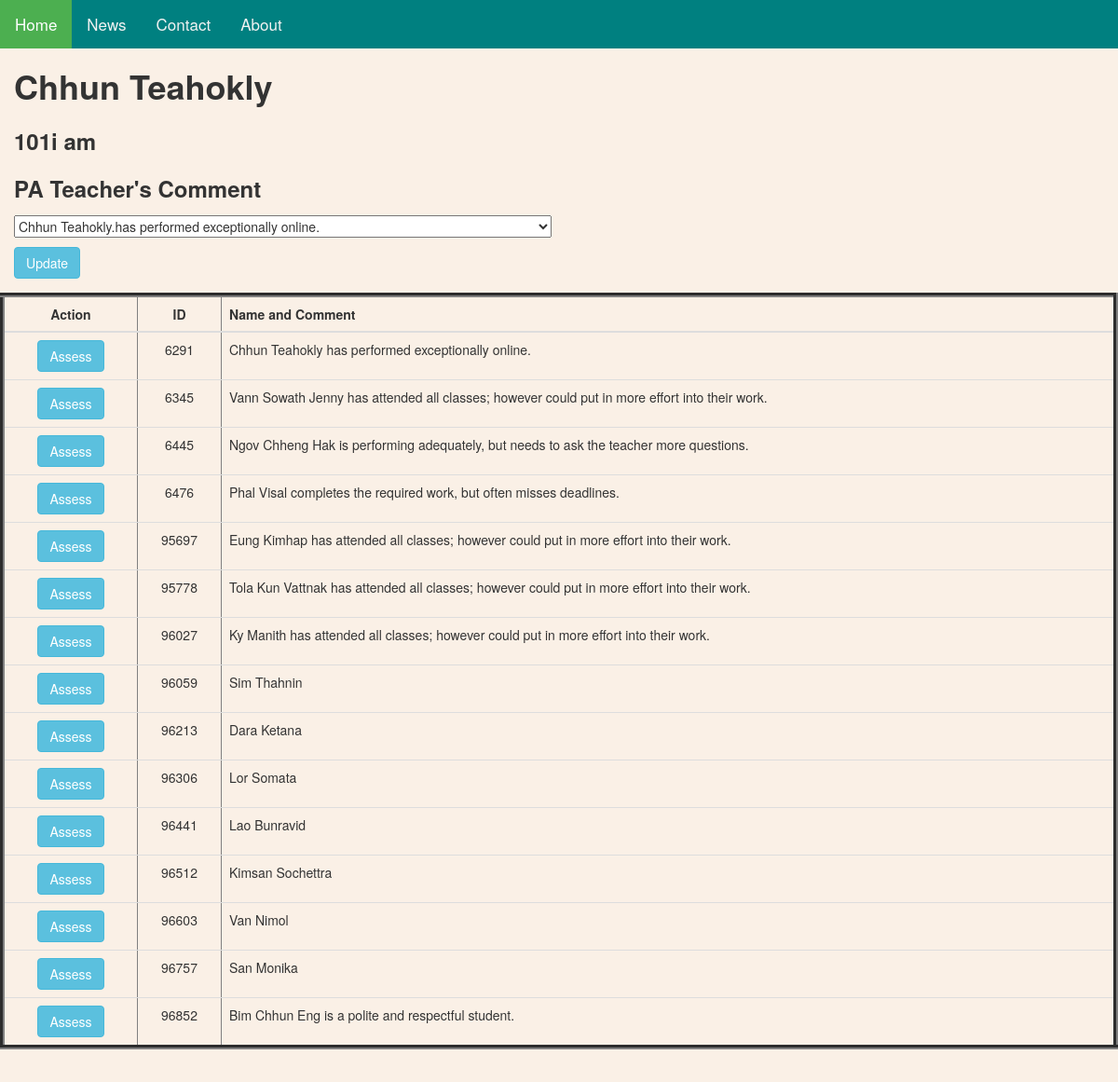
The app's page /index.php?edit=280 with its own data.
### tables this page shows
CREATE TABLE `data` (
  `id` int(11) NOT NULL,
  `studentid` varchar(20) NOT NULL,
  `name` varchar(200) NOT NULL,
  `classroom` varchar(100) NOT NULL,
  `classtime` varchar(100) NOT NULL,
  `pacomment` varchar(100) NOT NULL,
  `pacommentid` int(11) NOT NULL,
  `ModifiedTime` timestamp NOT NULL DEFAULT current_timestamp() ON UPDATE current_timestamp()
);

### Working/process.php (called while the page is built, shortened)
<?php
$mysqli = new mysqli("localhost","ray","password","reports") or die(mysqli_error($mysqli));
if (isset($_GET['edit'])){
    $id = $_GET['edit'];
    $update = true;
    $result = $mysqli->query("SELECT * FROM data WHERE id=$id") or die($mysqli->error());
    if(isset($result->num_rows) && $result->num_rows > 0) {
        $row = $result->fetch_array();
        $name = $row['name'];
        $classroom = $row['classroom'];
        $classtime = $row['classtime'];
    }
}

### index.php (the view, shortened to what this page needs)
<?php require_once 'process.php'; ?>
<!DOCTYPE html>
<html>
    <head>
  <link rel="stylesheet" href="https://maxcdn.bootstrapcdn.com/bootstrap/3.4.1/css/bootstrap.min.css">
</head>
<body style="background-color:linen;">
<div class="topnav">
  <a class="active" href="#home">Home</a>
  <a href="#news">News</a>
  <a href="#contact">Contact</a>
  <a href="#about">About</a>
</div>
 <?php $resultcomment = $mysqli->query("SELECT EnglishComment FROM comments"); ?>
        <div class="container" align-content-center>
        <?php
            $result = $mysqli->query("SELECT * FROM data WHERE classroom = '101i'AND classtime = 'am'") or die($mysqli->error);
        ?>
    <div class="row justify-content-center">
        <form action="process.php" method="POST">
            <div class="form-group">
                <h1><label><?php echo $name?></label></h1>
            </div>
            <div class="form-group">
                <h3><label><?php echo $classroom ,' ' ,$classtime?></label></h3>
            </div>
            <form action="process.php" method="POST">
            <div class="form-group">
                <h3><label>PA Teacher's Comment</label></h3> <select name = "pacomment">
               <?php
                    while($rows = $resultcomment-> fetch_assoc())
                    {
                        $EnglishComment = $rows['EnglishComment'];
                        echo "<option value='$EnglishComment'>$name.$EnglishComment</option>";
                    }
                    ?></h2>
                </select><br>
                <p>
            <div class="form-group">
            <?php
            if ($update == true):
            ?>
                <button type="submit" class="btn btn-info" name="update">Update</button>
            <?php else: ?>
            <?php endif; ?>
            </div>
        </form>
            <div class="row justify-content-center">
                <table class="table" width = "20%" border = "5" cellpadding = "1";>
                    <thead>
                        <tr>
                            <th><center>Action</center></th>
                            <th><center>ID</center></th>
                            <th>Name and Comment</th>
                        </tr>
                    </thead>
            <?php
                while ($row = $result->fetch_assoc()): ?>
            <tr>
                        <td>
                        <center><a href="index.php?edit=<?php echo $row['id']; ?>"
                            class="btn btn-info">Assess</a></center>
                        </td>
                        <td><center><?php echo $row['studentid']; ?></center></td>
                        <td><?php echo $row['name']." ".$row['pacomment'] ?></td>
                    </tr>
            <?php endwhile; ?>
                </table>
            </div>
        </div>
        </div>
    </body>

### index.php (style rules this page uses)
.topnav { overflow: hidden; background-color: #008080; }
.topnav a { float: left; color: #f2f2f2; text-align: center; padding: 14px 16px; text-decoration: none; font-size: 17px; }
.topnav a.active { background-color: #4CAF50; color: white; }

### records on screen
data: name "Chhun Teahokly", classroom "101i", classtime "am", studentid "6291", pacomment "has performed exceptionally online."
data: studentid "6345", name "Vann Sowath Jenny", pacomment "has attended all classes; however could put in more effort into their work."
data: studentid "6445", name "Ngov Chheng Hak", pacomment "is performing adequately, but needs to ask the teacher more questions."
data: studentid "6476", name "Phal Visal", pacomment "completes the required work, but often misses deadlines."
data: studentid "95697", name "Eung Kimhap", pacomment "has attended all classes; however could put in more effort into their work."
data: studentid "95778", name "Tola Kun Vattnak", pacomment "has attended all classes; however could put in more effort into their work."
data: studentid "96027", name "Ky Manith", pacomment "has attended all classes; however could put in more effort into their work."
data: studentid "96059", name "Sim Thahnin"
data: studentid "96213", name "Dara Ketana"
data: studentid "96306", name "Lor Somata"
data: studentid "96441", name "Lao Bunravid"
data: studentid "96512", name "Kimsan Sochettra"
data: studentid "96603", name "Van Nimol"
data: studentid "96757", name "San Monika"
data: studentid "96852", name "Bim Chhun Eng", pacomment "is a polite and respectful student."

### other values on screen
form field pacomment "Chhun Teahokly.has performed exceptionally online."
